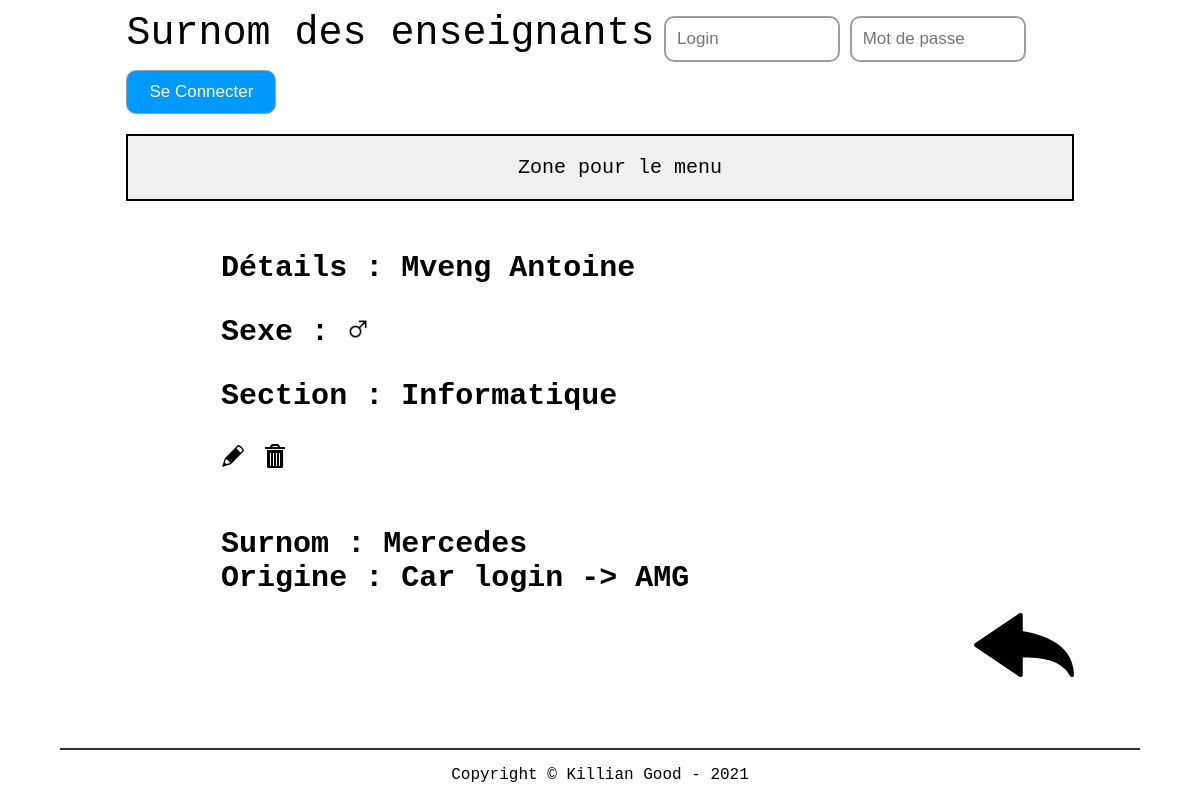
The app's page /src/php/detail.php?idTeacher=1, older data.
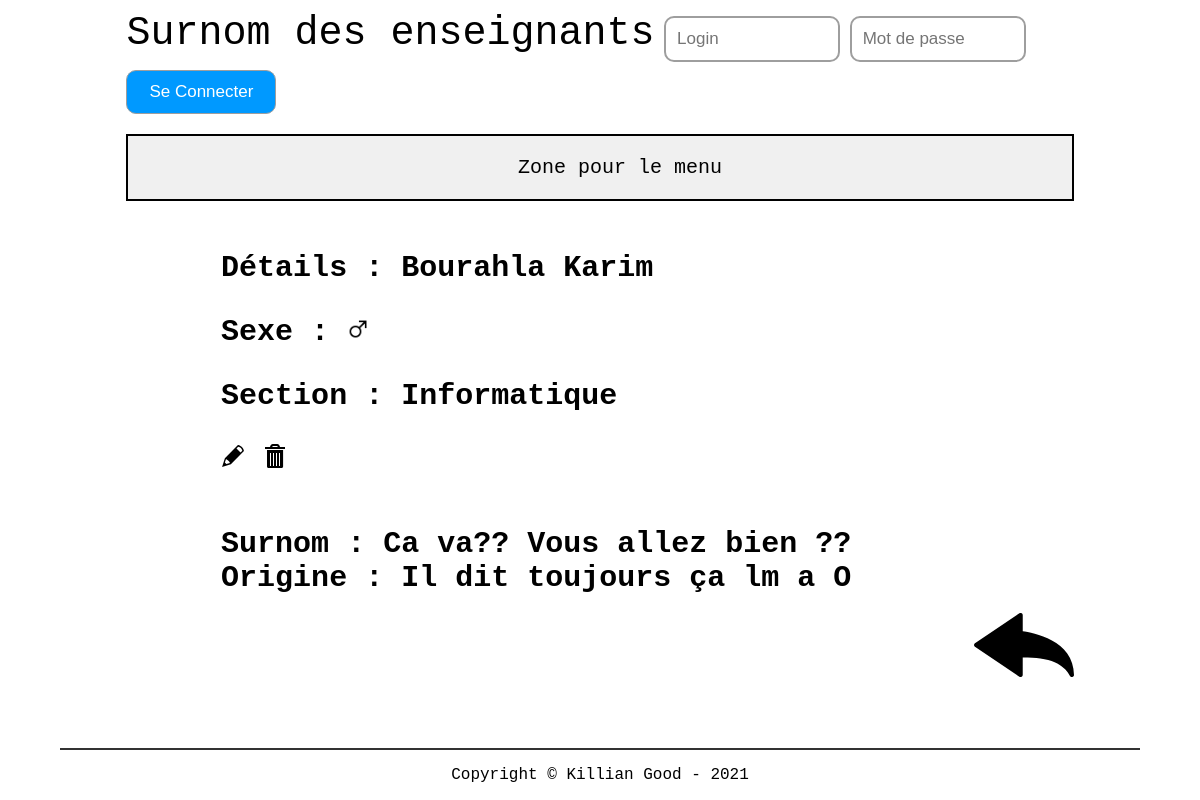
The same page, newer data.
### tables this page shows
CREATE TABLE t_teacher(
	idTeacher int AUTO_INCREMENT PRIMARY KEY,
	teaFirstname varchar(50) NOT NULL,
	teaName varchar(50) NOT NULL,
	teaGender char(1) NOT NULL,
	teaNickname varchar(100) NOT NULL,
	teaOrigin varchar(255) NOT NULL);

CREATE TABLE t_teaches(
	fkteacher int NOT NULL,
	fksection int NOT NULL,
	CONSTRAINT fk_teacher_teaches_id FOREIGN KEY (fkteacher) REFERENCES t_teacher(idTeacher) ON DELETE CASCADE,
	CONSTRAINT fk_section_teaches_id FOREIGN KEY (fksection) REFERENCES t_section(idSection) ON DELETE CASCADE,
	PRIMARY KEY (fksection,fkteacher));

CREATE TABLE t_section(
	idSection int AUTO_INCREMENT PRIMARY KEY,
	secName varchar(30) NOT NULL);

### src/php/util.php (called while the page is built, shortened)
<?php
function isLogged() {
    return false;
}
?>

### src/php/lib/database.php (called while the page is built, shortened)
<?php
 class Database {
    private $connector;
    public function __construct(){
    try{
        $this->connector = new PDO("mysql:host=localhost;dbname=db_nickname_kilgood;charset=utf8", "dbNicknameUser", "grp2B_21");
        }
        catch(PDOException $e)
        {
            die("<h1>Impossible de se connecter à la base de données</h1> erreur :". $e->getMessage());
        }
    }
    private function queryPrepareExecute($query, $binds){
        $req = $this->connector->prepare($query);
        foreach($binds as $bind){
            $req->bindValue($bind['field'], $bind['value'], $bind['type']);
        }
        $req->execute();
        return $req;
    }
    private function formatData($req){
        $results = $req->fetchALL(PDO::FETCH_ASSOC);
        return $results;
    }
    public function getOneTeacher($id){
        $query = "SELECT * FROM t_teacher WHERE idTeacher = :id";
        $binds = array(
            0 => array(
                'field' => ':id',
                'value' => $id,
                'type' => PDO::PARAM_INT
            )
        );
        $reqExecuted = $this->queryPrepareExecute($query, $binds);
        $results = $this->formatData($reqExecuted);
        return $results;
    }
    public function getOneTeacherSection($id){
        $query = "SELECT * FROM t_teaches JOIN t_teacher ON fkteacher = idTeacher JOIN t_section ON fksection = idSection WHERE idTeacher = :id";
        $binds = array(
            0 => array(
                'field' => ':id',
                'value' => $id,
                'type' => PDO::PARAM_INT
            )
        );
        $reqExecuted = $this->queryPrepareExecute($query, $binds);
        $results = $this->formatData($reqExecuted);
        return $results;
    }
}
?>

### src/php/detail.php (the view)
<?php
require "header.php";
$id = $_GET["idTeacher"];
$teachers = $db->getOneTeacher($id);
$sections = $db->getOneTeacherSection($id);
?>
        <?php foreach($teachers as $teacher): ?>
        <h3>Détails : <?= $teacher["teaName"] ?><?= " ";?><?= $teacher["teaFirstname"] ?><p>Sexe :
            <?php if($teacher["teaGender"] == "M")
            {
                echo '<img src="../../userContent/maleGender.png" width"22px" height="22px" alt="icons">';
            }
            else if ($teacher["teaGender"] == "W")
            {
                echo '<img src="../../userContent/femaleGender.png" width"22px" height="22px" alt="icons">';
            }
            else if ($teacher["teaGender"] == "O")
            {
                echo "Autre";
            }?></p>
        <?php foreach($sections as $section): ?>
        <p>Section : <?= $section["secName"] ?></p>
        <?php endforeach; ?>
        <a href="editTeacher.php?idTeacher=<?= $teacher["idTeacher"]; ?>"><img src="../../userContent/edit.svg"></img></a>
        <a href="deleteTeacher.php?idTeacher=<?= $teacher["idTeacher"]; ?>" onclick="return confirm('Êtes vous sûr de voiloir supprimer l\'enseignant ?')"><img src="../../userContent/trash.svg"></img></a>
        </h3>
        <h4>Surnom : <?= $teacher["teaNickname"] ?></h4>
        <h4>Origine : <?= $teacher["teaOrigin"] ?></h4>
        <?php endforeach; ?>
        <div class="back">
            <a href="index.php"><img width="100px" src="../../userContent/backArrow.svg"></img></a>
        </div>
<?php require "footer.php";

### src/php/header.php (shortened to what this page needs)
<?php
require "lib/database.php";
require "util.php";
$db = new Database();
?>
<!DOCTYPE html>
<html lang="fr">
    <head>
        <link href="../../resources/css/style.css" rel="stylesheet" type="text/css" />
    </head>
    <body>
    <main>
        <table>
        <div class="topnav">
                <div class="login-container">
                    <?php if(!isLogged()): ?>
                    <form method="post" action="">
                    <label>Surnom des enseignants</label>
                        <input type="text" placeholder="Login" name="login">
                        <input type="password" placeholder="Mot de passe" name="psw">
                        <button type="submit" name="forminscription">Se Connecter</button>
                    </form>
                    <?php else: ?>
                        <a href="index.php?auth=logout">Se deconnecter</a>
                    <?php endif; ?>
                </div>
            </div>
            <nav class="navBar">
                <ul>
                    <li>Zone pour le menu</li>
                </ul>
            </nav>

### src/php/footer.php
</main>
<footer>
        <p>Copyright © Killian Good - 2021</p>
    </footer>
    </body>
</html>

### resources/css/style.css (style rules this page uses)
html { font-family: 'Courier New', Courier, monospace; }
main { width: 80%; margin-left: 10%; }
li { list-style-type: none; }
h3 { margin: 0; padding: 50px; }
.navBar { position: relative; margin: auto; border: 2px solid black; background-color: rgb(240, 240, 240); font-size: 20px; text-align: center; }
h3, h4 { max-width: 80%; position: relative; margin: auto; font-size: 30px; }
footer { position: fixed; left: 0; bottom: 0; margin-left: 5%; width: 90%; background-color: white; border-top: 2px solid rgb(51, 51, 51); text-align: center; }
.back { float: right; }
.topnav { width: 100%; overflow: hidden; margin-bottom: 20px; }
.topnav .login-container { float: left; }
.topnav input { padding: 11px; margin-top: 8px; font-size: 17px; border: none; width: 150px; border-radius: 10px; border: 2px solid rgb(158, 158, 158); }
.topnav .login-container button { padding: 11px; margin-top: 8px; font-size: 17px; border: none; width: 150px; border-radius: 10px; background-color: rgb(0, 153, 255); color: white; border: 1px solid rgb(158, 158, 158); }
.topnav .login-container label { font-size: 40px; }
label { font-size: 18px; }

Row changes from the older to the newer data that the page shows:
removed t_teacher: teaName "Mveng", teaFirstname "Antoine", teaNickname "Mercedes", teaOrigin "Car login -> AMG", t_teaches (fksection.secName "Informatique")
added t_teacher: teaName "Bourahla", teaFirstname "Karim", teaNickname "Ca va?? Vous allez bien ??", teaOrigin "Il dit toujours ça lm a O", t_teaches (fksection.secName "Informatique")
